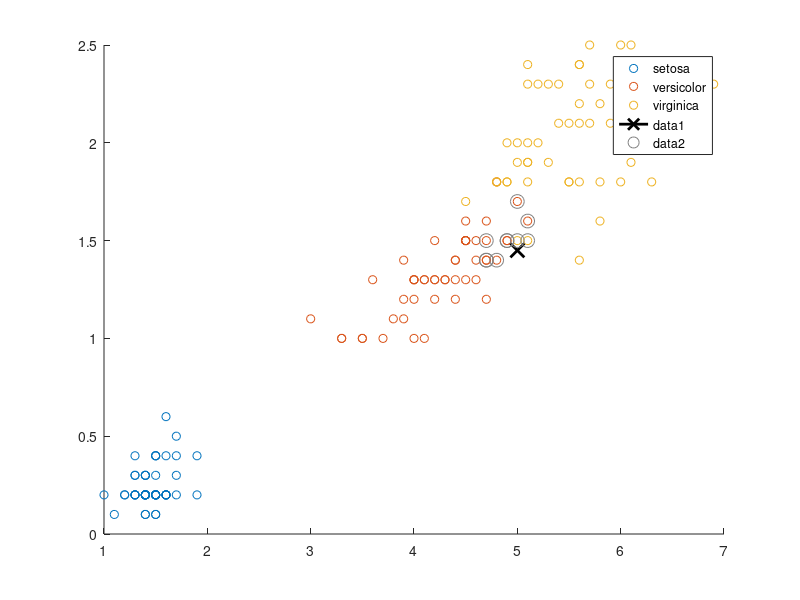

Here is the MATLAB script that generated this plot:
clc
clear
load fisheriris
figure
x = meas(:,3:4);
% choose query point
newpoint = [5 1.45];
[n,d]=knnsearch(x,newpoint,'k',10);
gscatter(x(:,1),x(:,2),species)
line(newpoint(:,1),newpoint(:,2),'marker','x','color','k',...
'markersize',10,'linewidth',2)
line(x(n,1),x(n,2),'color',[.5 .5 .5],'marker','o',...
'linestyle','none','markersize',10)
set(legend,'location','best')
tb=tabulate(species(n,:))
m=cell2mat(tb(:,2))
[val,pos]=max(m)